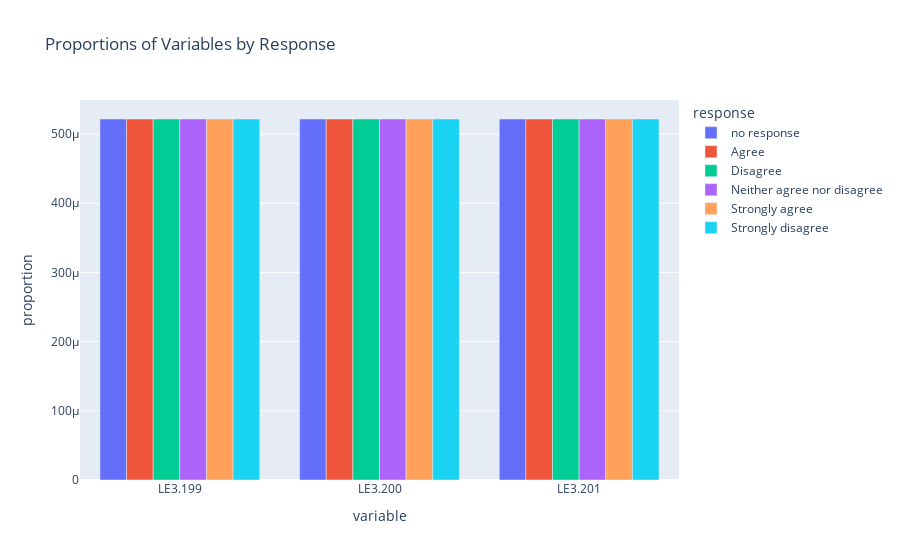

Source (notebook cell):
### Code cell
# Your DataFrame
data = {
    'variable': ['LE3.199']*6 + ['LE3.200']*6 + ['LE3.201']*6,
    'value_x': [1917]*18,
    'value_y': [630, 553, 58, 133, 448, 95,
                644, 526, 68, 159, 435, 85,
                653, 557, 52, 155, 426, 74],
    'info': [('LE3.199', ' '), ('LE3.199', 'Agree'), ('LE3.199', 'Disagree'), ('LE3.199', 'Neither agree nor disagree'), ('LE3.199', 'Strongly agree'), ('LE3.199', 'Strongly disagree'),
             ('LE3.200', ' '), ('LE3.200', 'Agree'), ('LE3.200', 'Disagree'), ('LE3.200', 'Neither agree nor disagree'), ('LE3.200', 'Strongly agree'), ('LE3.200', 'Strongly disagree'),
             ('LE3.201', ' '), ('LE3.201', 'Agree'), ('LE3.201', 'Disagree'), ('LE3.201', 'Neither agree nor disagree'), ('LE3.201', 'Strongly agree'), ('LE3.201', 'Strongly disagree')]}

df = pd.DataFrame(data)

# Step 1: Extract variable name and response
df['variable'] = df['info'].apply(lambda x: x[0])
df['response'] = df['info'].apply(lambda x: x[1])

# Step 2: Calculate total responses for each variable
total_responses = df.groupby('variable')['value_y'].sum()

# Step 3: Calculate count for each response category within each variable
response_counts = df.groupby(['variable', 'response']).size().reset_index(name='count')

# Step 4: Calculate proportions
response_counts['proportion'] = response_counts.apply(lambda row: row['count'] / total_responses[row['variable']], axis=1)

# Step 5: Replace empty strings with 'no response'
response_counts['response'] = response_counts['response'].replace({' ': 'no response'})

# Step 6: Create a grouped plot using Plotly Express
fig = px.bar(response_counts, x='variable', y='proportion', color='response', 
             barmode='group', title='Proportions of Variables by Response')

# Show the plot
fig.show()

### Figure 1 — Plotly figure (JSON) as saved in the notebook; plotly's stock layout.template omitted (floating-point values rounded to 4 significant figures)
{"data": [{"alignmentgroup": "True", "hovertemplate": "response=no response<br>variable=%{x}<br>proportion=%{y}<extra></extra>", "legendgroup": "no response", "marker": {"color": "#636efa", "pattern": {"shape": ""}}, "name": "no response", "offsetgroup": "no response", "orientation": "v", "showlegend": true, "textposition": "auto", "type": "bar", "x": ["LE3.199", "LE3.200", "LE3.201"], "xaxis": "x", "y": [0.0005216, 0.0005216, 0.0005216], "yaxis": "y"}, {"alignmentgroup": "True", "hovertemplate": "response=Agree<br>variable=%{x}<br>proportion=%{y}<extra></extra>", "legendgroup": "Agree", "marker": {"color": "#EF553B", "pattern": {"shape": ""}}, "name": "Agree", "offsetgroup": "Agree", "orientation": "v", "showlegend": true, "textposition": "auto", "type": "bar", "x": ["LE3.199", "LE3.200", "LE3.201"], "xaxis": "x", "y": [0.0005216, 0.0005216, 0.0005216], "yaxis": "y"}, {"alignmentgroup": "True", "hovertemplate": "response=Disagree<br>variable=%{x}<br>proportion=%{y}<extra></extra>", "legendgroup": "Disagree", "marker": {"color": "#00cc96", "pattern": {"shape": ""}}, "name": "Disagree", "offsetgroup": "Disagree", "orientation": "v", "showlegend": true, "textposition": "auto", "type": "bar", "x": ["LE3.199", "LE3.200", "LE3.201"], "xaxis": "x", "y": [0.0005216, 0.0005216, 0.0005216], "yaxis": "y"}, {"alignmentgroup": "True", "hovertemplate": "response=Neither agree nor disagree<br>variable=%{x}<br>proportion=%{y}<extra></extra>", "legendgroup": "Neither agree nor disagree", "marker": {"color": "#ab63fa", "pattern": {"shape": ""}}, "name": "Neither agree nor disagree", "offsetgroup": "Neither agree nor disagree", "orientation": "v", "showlegend": true, "textposition": "auto", "type": "bar", "x": ["LE3.199", "LE3.200", "LE3.201"], "xaxis": "x", "y": [0.0005216, 0.0005216, 0.0005216], "yaxis": "y"}, {"alignmentgroup": "True", "hovertemplate": "response=Strongly agree<br>variable=%{x}<br>proportion=%{y}<extra></extra>", "legendgroup": "Strongly agree", "marker": {"color": "#FFA15A", "pattern": {"shape": ""}}, "name": "Strongly agree", "offsetgroup": "Strongly agree", "orientation": "v", "showlegend": true, "textposition": "auto", "type": "bar", "x": ["LE3.199", "LE3.200", "LE3.201"], "xaxis": "x", "y": [0.0005216, 0.0005216, 0.0005216], "yaxis": "y"}, {"alignmentgroup": "True", "hovertemplate": "response=Strongly disagree<br>variable=%{x}<br>proportion=%{y}<extra></extra>", "legendgroup": "Strongly disagree", "marker": {"color": "#19d3f3", "pattern": {"shape": ""}}, "name": "Strongly disagree", "offsetgroup": "Strongly disagree", "orientation": "v", "showlegend": true, "textposition": "auto", "type": "bar", "x": ["LE3.199", "LE3.200", "LE3.201"], "xaxis": "x", "y": [0.0005216, 0.0005216, 0.0005216], "yaxis": "y"}], "layout": {"autosize": true, "barmode": "group", "legend": {"title": {"text": "response"}, "tracegroupgap": 0}, "title": {"text": "Proportions of Variables by Response"}, "xaxis": {"anchor": "y", "autorange": true, "domain": [0, 1], "range": [-0.5, 2.5], "title": {"text": "variable"}, "type": "category"}, "yaxis": {"anchor": "x", "autorange": true, "domain": [0, 1], "range": [0, 0.0005491], "title": {"text": "proportion"}, "type": "linear"}}}
